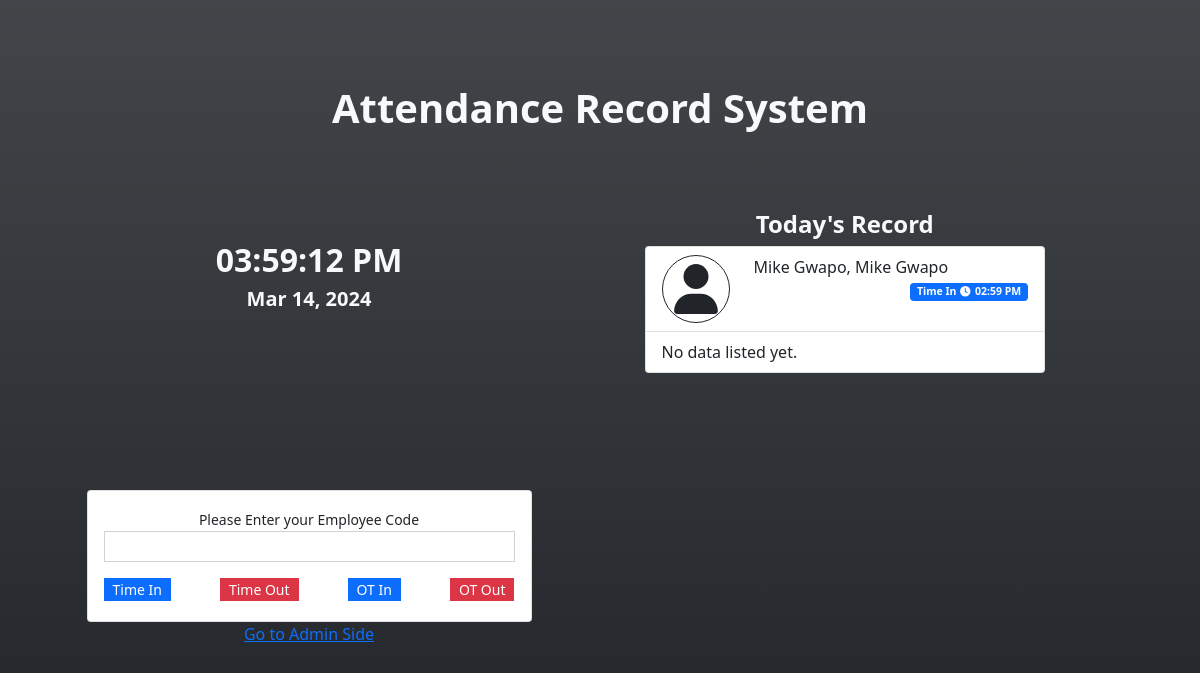
Screenshot of /attendance.php with the database file from the repository.
### tables this page shows
CREATE TABLE att_type_list (
            `att_type_id` INTEGER NOT NULL PRIMARY KEY AUTOINCREMENT,
            `name` TEXT NOT NULL,
            `status` INTEGER NOT NULL DEFAULT 1,
            `date_created` TIMESTAMP DEFAULT CURRENT_TIMESTAMP
        );

CREATE TABLE attendance_list (
            `attendance_id` INTEGER NOT NULL PRIMARY KEY AUTOINCREMENT,
            `employee_id` TEXT NOT NULL,
            `att_type_id` TEXT NOT NULL,
            `date_created` TIMESTAMP DEFAULT CURRENT_TIMESTAMP,
            `date_updated` TIMESTAMP NULL,
            FOREIGN KEY(`employee_id`) REFERENCES `employee_list`(`employee_id`) ON DELETE CASCADE,
            FOREIGN KEY(`att_type_id`) REFERENCES `att_type_list`(`att_type_id`) ON DELETE CASCADE
        );

### attendance.php (the view, shortened to what this page needs)
<?php
require_once('DBConnection.php');
?>
<!DOCTYPE html>
<html lang="en">
<head>
    <link rel="stylesheet" href="Font-Awesome-master/css/all.min.css">
    <link rel="stylesheet" href="css/bootstrap.min.css">
    <link rel="stylesheet" href="DataTables/datatables.min.css">
</head>
<body>
    <main class="bg-dark bg-gradient text-light">
    <div class="container py-3 d-flex flex-column " id="page-container">
        <div class="w-100 h-25 d-flex  align-items-center">
            <h2 class="text-center w-100 fs-1"><b>Attendance Record System</b></h2>
        </div>
        <div class="w-100 row flex-grow-1">
            <div class="col-md-6 d-flex flex-column align-items-center h-100">
                <div class="w-100 h-25 d-flex align-items-center">
                    <div class="w-100">
                        <h2 class="text-center"><b><span id="time_display"><?php echo date("h:i A") ?></span></b></h2>
                        <h5 class="text-center"><b><span id="date_display"><?php echo date("M d,Y ") ?></span></b></h5>
                    </div>
                </div>
                <div class="w-100 h-75 d-flex align-items-center">
                    <div class="w-100">
                        <div class="card text-dark col-sm-10 offset-sm-1 align-middle h-auto">
                            <div class="card-body">
                                <center><small>Please Enter your Employee Code</small></center>
                                <div class="form-group">
                                    <input type="text" autofocus class="form-control form-control-sm rounded-0" id="employee_code">
                                </div>
                                <div class="form-group d-flex justify-content-between mt-3 mb-1">
                                    <?php
                                    $qry = $conn->query("SELECT * FROM `att_type_list` order by att_type_id asc");
                                    while($row= $qry->fetchArray()):
                                        $bg = 'primary';
                                        if(in_array($row['att_type_id'],array(2,4)))
                                        $bg = 'danger';
                                    ?>
                                    <button class="att_btn btn btn-sm btn-<?php echo $bg ?> rounded-0 py-0" type="button" data-id="<?php echo $row['att_type_id'] ?>"><?php echo $row['name'] ?></button>
                                    <?php endwhile; ?>
                                </div>
                            </div>
                        </div>
                    <center><a href="./admin.php" class="mt-4">Go to Admin Side</a></center>
                    </div>
                </div>
            </div>
            <div class="col-md-6 h-100 d-flex align-items-center">
                <div class="w-100">
                    <div class="col-sm-9 offset-sm-1">
                        <h4 class="text-light text-center"><b>Today's Record</b></h4>
                        <div class="overflow-auto" style="height:67vh">
                            <ul class="list-group">
                                <?php
                                $att_qry = $conn->query("SELECT a.*,t.name as tname,(e.lastname || ', ' || e.firstname || ' ' || e.middlename) as `fullname` FROM `attendance_list` a inner join employee_list e on a.employee_id = e.employee_id inner join att_type_list t on a.att_type_id = t.att_type_id where date(a.date_created) = '".date("Y-m-d")."' ORDER BY strftime('%s', a.date_created) desc");
                                while($row = $att_qry->fetchArray()):
                                    $bg = "primary";
                                ?>
                                <li class="list-group-item att-item" data-id="<?php echo $row['attendance_id'] ?>">
                                <div class="row row-cols-2">
                                    <div class="col-auto d-flex align-items-center"><span class="fa border border-dark p-2 fa-user rounded-circle" style="width:50px !important;height:50px !important" ></span></div>
                                    <div class="col-auto flex-grow-1 d-flex flex-column">
                                        <div class="w-100">
                                            <?php echo $row['fullname'] ?>
                                        </div>
                                        <div class='w-100 d-flex justify-content-end'>
                                            <small><span class="badge bg-<?php echo $bg ?>"><?php echo $row['tname'] ?><i class="fa fa-clock mx-1"></i><?php echo date("h:i A",strtotime($row['date_created'])) ?></span></small>
                                        </div>
                                    </div>
                                </div>
                                </li>
                                <?php endwhile; ?>
                                <?php if(!$att_qry->fetchArray()): ?>
                                <li class="list-group-item" id="noData">No data listed yet.</li>
                                <?php endif; ?>
                            </ul>
                        </div>
                    </div>
                </div>
            </div>
        </div>
    </div>
    </main>
</body>
</html>

### attendance.php (style rules this page uses)
html,body { height:100%; width:100%; }
main { height:100%; display:flex; flex-flow:column; }
#page-container { flex: 1 1 auto; overflow:auto; }

### rows the page displays
att_type_list: name "Time In"
att_type_list: name "Time Out"
att_type_list: name "OT In"
att_type_list: name "OT Out"
attendance_list: fullname "Mike Gwapo, Mike Gwapo", att_type.name "Time In", date_created "02:59 PM"
